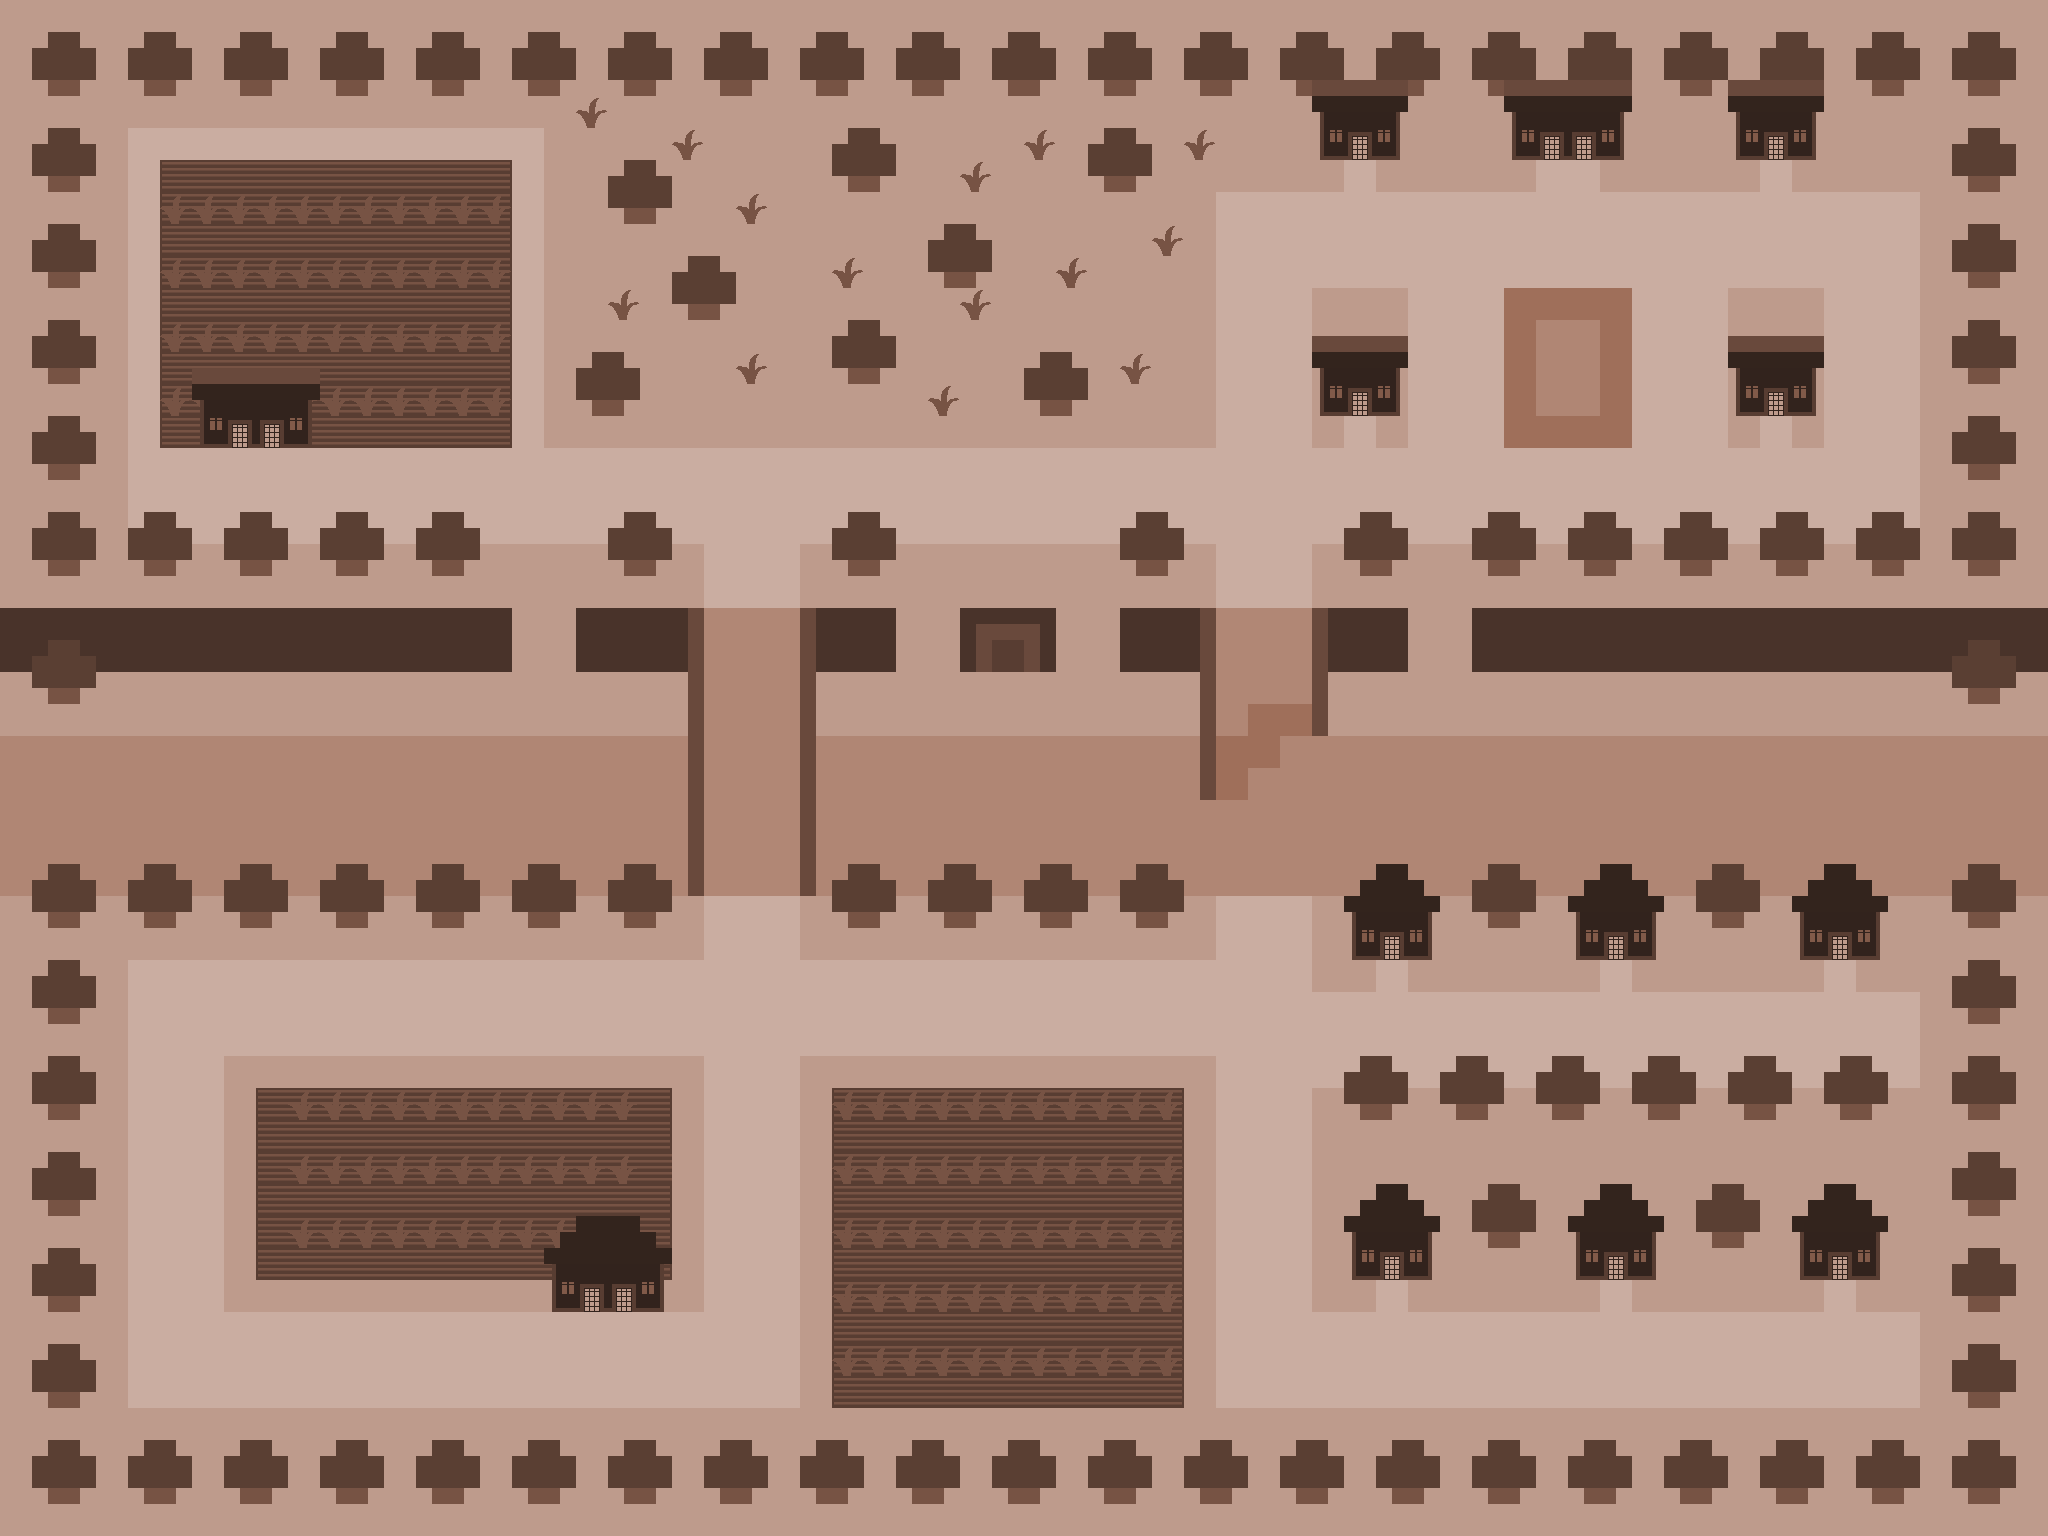

A 2D game scene composited from a Tiled map and its tileset images. What follows is a short description and the map's XML, with each tile layer's data collapsed to a summary:
An orthogonal 64x48 tile map with 32x32 px tiles, 9 tile layers (elevation, river, under, background, ...).

<map version="1.10" tiledversion="1.10.1" orientation="orthogonal" renderorder="right-down" width="64" height="48" tilewidth="32" tileheight="32" infinite="0" nextlayerid="10" nextobjectid="1">
 <editorsettings>
  <export target="../assets/tilemaps/air_raid_map.json" format="json" />
 </editorsettings>
 <tileset firstgid="1" name="tileset" tilewidth="32" tileheight="32" tilecount="256" columns="16">
  <properties>
   <property name="collides" type="bool" value="false" />
  </properties>
  <image source="../assets/tilemaps/air_raid_tileset.png" width="512" height="512" />
  <tile id="0">
   <properties>
    <property name="collides" type="bool" value="false" />
   </properties>
  </tile>
  <tile id="1">
   <properties>
    <property name="collides" type="bool" value="false" />
   </properties>
  </tile>
  <tile id="2">
   <properties>
    <property name="collides" type="bool" value="true" />
   </properties>
  </tile>
  <tile id="3">
   <properties>
    <property name="collides" type="bool" value="false" />
   </properties>
  </tile>
  <tile id="4">
   <properties>
    <property name="collides" type="bool" value="false" />
   </properties>
  </tile>
  <tile id="5">
   <properties>
    <property name="collides" type="bool" value="false" />
   </properties>
  </tile>
  <tile id="16">
   <properties>
    <property name="collides" type="bool" value="false" />
   </properties>
  </tile>
  <tile id="17">
   <properties>
    <property name="collides" type="bool" value="false" />
   </properties>
  </tile>
  <tile id="18">
   <properties>
    <property name="collides" type="bool" value="false" />
   </properties>
  </tile>
  <tile id="19">
   <properties>
    <property name="collides" type="bool" value="false" />
   </properties>
  </tile>
  <tile id="20">
   <properties>
    <property name="collides" type="bool" value="false" />
   </properties>
  </tile>
  <tile id="21">
   <properties>
    <property name="collides" type="bool" value="false" />
   </properties>
  </tile>
  <tile id="32">
   <properties>
    <property name="collides" type="bool" value="true" />
   </properties>
  </tile>
  <tile id="33">
   <properties>
    <property name="collides" type="bool" value="true" />
   </properties>
  </tile>
  <tile id="34">
   <properties>
    <property name="collides" type="bool" value="true" />
   </properties>
  </tile>
  <tile id="35">
   <properties>
    <property name="collides" type="bool" value="false" />
   </properties>
  </tile>
  <tile id="36">
   <properties>
    <property name="collides" type="bool" value="true" />
   </properties>
  </tile>
  <tile id="37">
   <properties>
    <property name="collides" type="bool" value="false" />
   </properties>
  </tile>
  <tile id="48">
   <properties>
    <property name="collides" type="bool" value="true" />
   </properties>
  </tile>
  <tile id="49">
   <properties>
    <property name="collides" type="bool" value="true" />
   </properties>
  </tile>
  <tile id="50">
   <properties>
    <property name="collides" type="bool" value="true" />
   </properties>
  </tile>
  <tile id="51">
   <properties>
    <property name="collides" type="bool" value="false" />
   </properties>
  </tile>
  <tile id="52">
   <properties>
    <property name="collides" type="bool" value="false" />
   </properties>
  </tile>
  <tile id="53">
   <properties>
    <property name="collides" type="bool" value="false" />
   </properties>
  </tile>
  <tile id="64">
   <properties>
    <property name="collides" type="bool" value="true" />
   </properties>
  </tile>
  <tile id="65">
   <properties>
    <property name="collides" type="bool" value="true" />
   </properties>
  </tile>
  <tile id="66">
   <properties>
    <property name="collides" type="bool" value="true" />
   </properties>
  </tile>
  <tile id="67">
   <properties>
    <property name="collides" type="bool" value="false" />
   </properties>
  </tile>
  <tile id="68">
   <properties>
    <property name="collides" type="bool" value="false" />
   </properties>
  </tile>
  <tile id="69">
   <properties>
    <property name="collides" type="bool" value="false" />
   </properties>
  </tile>
  <tile id="80">
   <properties>
    <property name="collides" type="bool" value="false" />
   </properties>
  </tile>
  <tile id="81">
   <properties>
    <property name="collides" type="bool" value="false" />
   </properties>
  </tile>
  <tile id="82">
   <properties>
    <property name="collides" type="bool" value="false" />
   </properties>
  </tile>
  <tile id="83">
   <properties>
    <property name="collides" type="bool" value="true" />
   </properties>
  </tile>
  <tile id="84">
   <properties>
    <property name="collides" type="bool" value="false" />
   </properties>
  </tile>
  <tile id="85">
   <properties>
    <property name="collides" type="bool" value="false" />
   </properties>
  </tile>
 </tileset>
 <layer id="6" name="elevation" width="64" height="48">
  <data>[3072 cells, 100 non-empty, 2 distinct tile ids]</data>
 </layer>
 <layer id="3" name="river" width="64" height="48">
  <data>[3072 cells, 439 non-empty, 2 distinct tile ids]</data>
 </layer>
 <layer id="9" name="under" width="64" height="48">
  <data>[3072 cells, 20 non-empty, 1 distinct tile ids]</data>
 </layer>
 <layer id="1" name="background" width="64" height="48">
  <data>[3072 cells, 2951 non-empty, 2 distinct tile ids]</data>
 </layer>
 <layer id="8" name="bridge" width="64" height="48">
  <data>[3072 cells, 28 non-empty, 2 distinct tile ids]</data>
 </layer>
 <layer id="5" name="paths" width="64" height="48">
  <data>[3072 cells, 1110 non-empty, 8 distinct tile ids]</data>
 </layer>
 <layer id="7" name="decorations" width="64" height="48">
  <data>[3072 cells, 153 non-empty, 2 distinct tile ids]</data>
 </layer>
 <layer id="2" name="trees" width="64" height="48">
  <data>[3072 cells, 428 non-empty, 4 distinct tile ids]</data>
 </layer>
 <layer id="4" name="houses" width="64" height="48">
  <data>[3072 cells, 152 non-empty, 17 distinct tile ids]</data>
 </layer>
</map>
